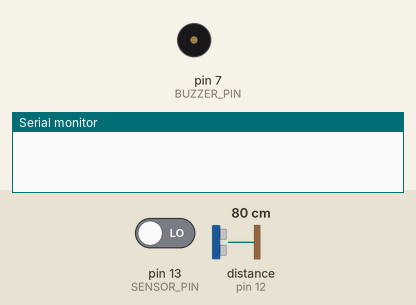
Bench run of a sketch on a simulated Arduino Uno, built with avr-gcc and run on an emulated ATmega328P. Shown: buzzer (waves = sounding, pin HIGH), the last lines printed to the serial monitor. The test bench sets the inputs (shaded band); at power-on: pin 13 (SENSOR_PIN) LOW, distance to the obstacle (sensor on pin 12) 80 cm. The echo pulse lasts 58.3 µs per cm; pins used as bus, display or sensor lines are not drawn.

Above: at 1.6 s.
1.7 s: pin 13 (SENSOR_PIN) driven HIGH
At 2.7 s:
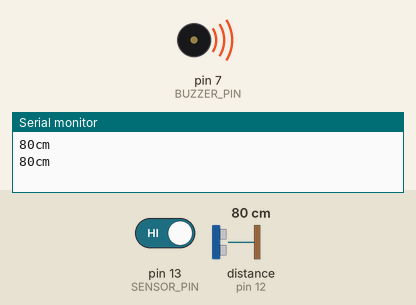
3.5 s: pin 13 (SENSOR_PIN) driven LOW
At 4.5 s:
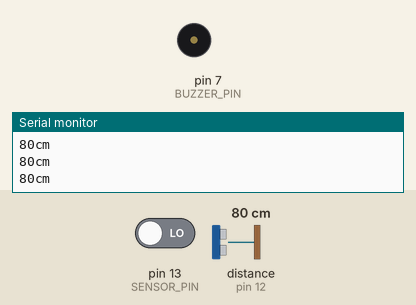
Timing chart, 0 to 6.5 s (numbered marks = the images above; inputs shaded):
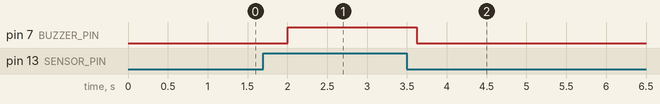

Measured:
- after the input at 1.7 s, pin 7 (BUZZER_PIN): LOW → HIGH after 0.31 s
- after the input at 3.5 s, pin 7 (BUZZER_PIN): HIGH → LOW after 0.12 s

The sketch:

hw1.ino
```cpp
#define BUZZER_PIN 7
#define HC_TRIG_PIN 11
#define HC_ECHO_PIN 12
#define SENSOR_PIN 13
#define DISTANCE 100

long duration, cm;

void setup() {
  // put your setup code here, to run once:
  Serial.begin(9600);
  pinMode(SENSOR_PIN, INPUT);
  pinMode(HC_ECHO_PIN, INPUT);
  pinMode(BUZZER_PIN,OUTPUT);
  pinMode(HC_TRIG_PIN, OUTPUT);
}

void loop() {
  digitalWrite(BUZZER_PIN,LOW);
  if(digitalRead(SENSOR_PIN) == HIGH){
    digitalWrite(HC_TRIG_PIN, LOW);
    delayMicroseconds(5);
    digitalWrite(HC_TRIG_PIN, HIGH);
    delayMicroseconds(10);
    digitalWrite(HC_TRIG_PIN, LOW);

    pinMode(HC_ECHO_PIN, INPUT);
    duration = pulseIn(HC_ECHO_PIN, HIGH);

    // 將時間轉換為距離
    cm = (duration/2) / 29.1;
    Serial.print(cm);
    Serial.print("cm\n");

    if(DISTANCE > cm){
      digitalWrite(BUZZER_PIN,HIGH);
    }
  }

  delay(400);
}
```
